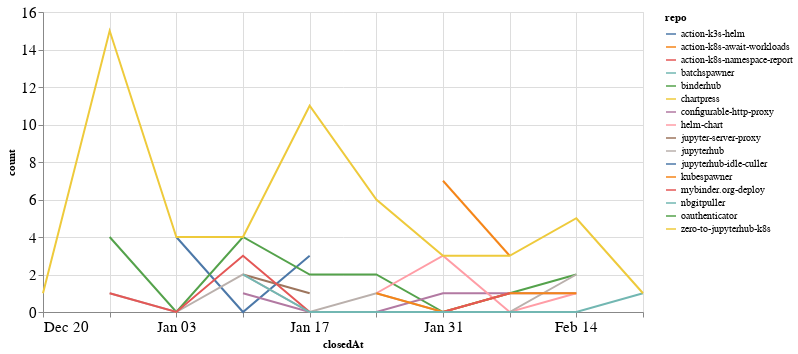

This figure's notebook cell:
### Code cell
closed_by_time = closed_by.groupby('repo').resample('W', on='closedAt').count()['author'].reset_index()
closed_by_time = closed_by_time.rename(columns={'author': 'count'})

alt.Chart(closed_by_time, width=600).mark_line().encode(
    x='closedAt',
    y='count',
    color='repo',
    tooltip="repo"
)

### Figure 1 — Vega-Lite specification as saved in the notebook (floating-point values rounded to 4 significant figures)
{"config": {"axisLeft": {"labelFontSize": 15}, "axisBottom": {"labelFontSize": 15}}, "data": {"name": "data-61837b285c4299d4cd995425b5849bd9"}, "mark": "line", "encoding": {"color": {"type": "nominal", "field": "repo"}, "tooltip": {"type": "nominal", "field": "repo"}, "x": {"type": "temporal", "field": "closedAt"}, "y": {"type": "quantitative", "field": "count"}}, "width": 600, "$schema": "https://vega.github.io/schema/vega-lite/v4.8.1.json", "datasets": {"data-61837b285c4299d4cd995425b5849bd9": [{"repo": "action-k3s-helm", "closedAt": "2021-01-03T00:00:00", "count": 4}, {"repo": "action-k3s-helm", "closedAt": "2021-01-10T00:00:00", "count": 0}, {"repo": "action-k3s-helm", "closedAt": "2021-01-17T00:00:00", "count": 3}, {"repo": "action-k8s-await-workloads", "closedAt": "2021-01-31T00:00:00", "count": 7}, {"repo": "action-k8s-await-workloads", "closedAt": "2021-02-07T00:00:00", "count": 3}, {"repo": "action-k8s-namespace-report", "closedAt": "2021-02-07T00:00:00", "count": 1}, {"repo": "batchspawner", "closedAt": "2021-01-31T00:00:00", "count": 4}, {"repo": "binderhub", "closedAt": "2020-12-27T00:00:00", "count": 4}, {"repo": "binderhub", "closedAt": "2021-01-03T00:00:00", "count": 0}, {"repo": "binderhub", "closedAt": "2021-01-10T00:00:00", "count": 4}, {"repo": "binderhub", "closedAt": "2021-01-17T00:00:00", "count": 2}, {"repo": "binderhub", "closedAt": "2021-01-24T00:00:00", "count": 2}, {"repo": "binderhub", "closedAt": "2021-01-31T00:00:00", "count": 0}, {"repo": "binderhub", "closedAt": "2021-02-07T00:00:00", "count": 1}, {"repo": "binderhub", "closedAt": "2021-02-14T00:00:00", "count": 2}, {"repo": "chartpress", "closedAt": "2021-01-24T00:00:00", "count": 1}, {"repo": "configurable-http-proxy", "closedAt": "2021-01-10T00:00:00", "count": 1}, {"repo": "configurable-http-proxy", "closedAt": "2021-01-17T00:00:00", "count": 0}, {"repo": "configurable-http-proxy", "closedAt": "2021-01-24T00:00:00", "count": 0}, {"repo": "configurable-http-proxy", "closedAt": "2021-01-31T00:00:00", "count": 1}, {"repo": "configurable-http-proxy", "closedAt": "2021-02-07T00:00:00", "count": 1}, {"repo": "configurable-http-proxy", "closedAt": "2021-02-14T00:00:00", "count": 1}, {"repo": "helm-chart", "closedAt": "2021-01-24T00:00:00", "count": 1}, {"repo": "helm-chart", "closedAt": "2021-01-31T00:00:00", "count": 3}, {"repo": "helm-chart", "closedAt": "2021-02-07T00:00:00", "count": 0}, {"repo": "helm-chart", "closedAt": "2021-02-14T00:00:00", "count": 1}, {"repo": "jupyter-server-proxy", "closedAt": "2021-01-10T00:00:00", "count": 2}, {"repo": "jupyter-server-proxy", "closedAt": "2021-01-17T00:00:00", "count": 1}, {"repo": "jupyterhub", "closedAt": "2020-12-27T00:00:00", "count": 1}, {"repo": "jupyterhub", "closedAt": "2021-01-03T00:00:00", "count": 0}, {"repo": "jupyterhub", "closedAt": "2021-01-10T00:00:00", "count": 2}, {"repo": "jupyterhub", "closedAt": "2021-01-17T00:00:00", "count": 0}, {"repo": "jupyterhub", "closedAt": "2021-01-24T00:00:00", "count": 1}, {"repo": "jupyterhub", "closedAt": "2021-01-31T00:00:00", "count": 0}, {"repo": "jupyterhub", "closedAt": "2021-02-07T00:00:00", "count": 0}, {"repo": "jupyterhub", "closedAt": "2021-02-14T00:00:00", "count": 2}, {"repo": "jupyterhub-idle-culler", "closedAt": "2021-01-31T00:00:00", "count": 1}, {"repo": "kubespawner", "closedAt": "2021-01-24T00:00:00", "count": 1}, {"repo": "kubespawner", "closedAt": "2021-01-31T00:00:00", "count": 0}, {"repo": "kubespawner", "closedAt": "2021-02-07T00:00:00", "count": 1}, {"repo": "kubespawner", "closedAt": "2021-02-14T00:00:00", "count": 1}, {"repo": "mybinder.org-deploy", "closedAt": "2020-12-27T00:00:00", "count": 1}, {"repo": "mybinder.org-deploy", "closedAt": "2021-01-03T00:00:00", "count": 0}, {"repo": "mybinder.org-deploy", "closedAt": "2021-01-10T00:00:00", "count": 3}, {"repo": "mybinder.org-deploy", "closedAt": "2021-01-17T00:00:00", "count": 0}, {"repo": "mybinder.org-deploy", "closedAt": "2021-01-24T00:00:00", "count": 0}, {"repo": "mybinder.org-deploy", "closedAt": "2021-01-31T00:00:00", "count": 0}, {"repo": "mybinder.org-deploy", "closedAt": "2021-02-07T00:00:00", "count": 1}, {"repo": "nbgitpuller", "closedAt": "2021-01-10T00:00:00", "count": 2}, {"repo": "nbgitpuller", "closedAt": "2021-01-17T00:00:00", "count": 0}, {"repo": "nbgitpuller", "closedAt": "2021-01-24T00:00:00", "count": 0}, {"repo": "nbgitpuller", "closedAt": "2021-01-31T00:00:00", "count": 0}, {"repo": "nbgitpuller", "closedAt": "2021-02-07T00:00:00", "count": 0}, {"repo": "nbgitpuller", "closedAt": "2021-02-14T00:00:00", "count": 0}, {"repo": "nbgitpuller", "closedAt": "2021-02-21T00:00:00", "count": 1}, {"repo": "oauthenticator", "closedAt": "2021-02-07T00:00:00", "count": 1}, {"repo": "zero-to-jupyterhub-k8s", "closedAt": "2020-12-20T00:00:00", "count": 1}, {"repo": "zero-to-jupyterhub-k8s", "closedAt": "2020-12-27T00:00:00", "count": 15}, {"repo": "zero-to-jupyterhub-k8s", "closedAt": "2021-01-03T00:00:00", "count": 4}, {"repo": "zero-to-jupyterhub-k8s", "closedAt": "2021-01-10T00:00:00", "count": 4}, {"repo": "zero-to-jupyterhub-k8s", "closedAt": "2021-01-17T00:00:00", "count": 11}, {"repo": "zero-to-jupyterhub-k8s", "closedAt": "2021-01-24T00:00:00", "count": 6}, {"repo": "zero-to-jupyterhub-k8s", "closedAt": "2021-01-31T00:00:00", "count": 3}, {"repo": "zero-to-jupyterhub-k8s", "closedAt": "2021-02-07T00:00:00", "count": 3}, {"repo": "zero-to-jupyterhub-k8s", "closedAt": "2021-02-14T00:00:00", "count": 5}, {"repo": "zero-to-jupyterhub-k8s", "closedAt": "2021-02-21T00:00:00", "count": 1}]}}
